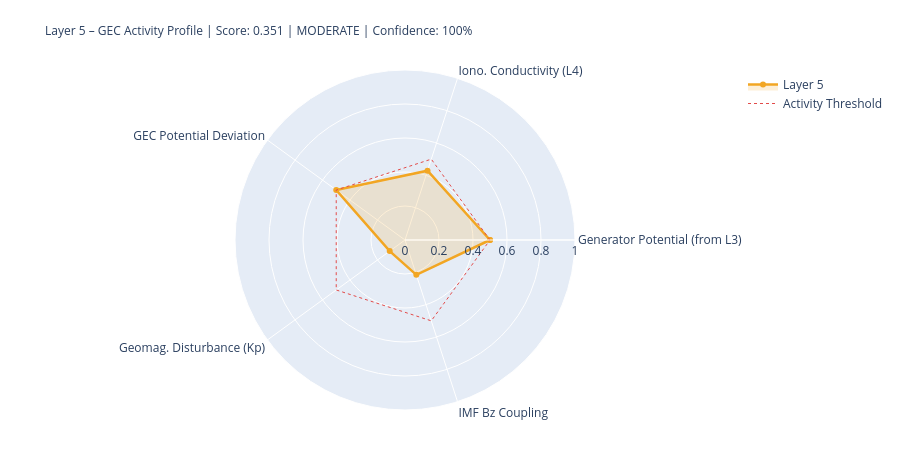

Write notebook code for a chart like this one.
### Markdown cell above
---
## 5. State Assessment & Handoff to Layer 6

### Code cell
# ============================================================
# LAYER-5-SCORE
# ============================================================

# Components
# 1) Generator activity (Layer-3-driven)
gen_score = norm(generator_strength, 0.3, 2.0)
gen_src   = 'from_layer3' if l3_thunder_score is not None else 'estimated'

# 2) Ionospheric conductivity (Layer-4-driven)
iono_score = norm(iono_cond_factor, 0.7, 1.4)
iono_src   = 'from_layer4' if l4_ioniz is not None else 'estimated'

# 3) GEC potential deviation from reference
pot_score = norm(abs(delta_V_pct), 0, 30)  # 0 = at reference, 1 = 30% deviation
pot_src   = 'derived'

# 4) Geomagnetic disturbance (Kp) – modulates vertical currents
kp_score = norm(kp_val, 0, 9)
kp_src   = 'primary' if kp_now is not None else 'from_layer4'

# 5) IMF Bz coupling (southward = stronger M-I coupling → GEC influence)
bz_score = norm(-(bz_now or 0), -5, 30) if bz_now is not None else None
bz_src   = 'primary' if bz_now is not None else 'missing'

COMPONENTS = {
    'Generator Potential (from L3)':  {'score': gen_score,   'source': 'derived_from_layer3', 'dynamic': True},
    'Iono. Conductivity (L4)':      {'score': iono_score,  'source': iono_src, 'dynamic': True},
    'GEC Potential Deviation':      {'score': pot_score,   'source': pot_src,  'dynamic': True},
    'Geomag. Disturbance (Kp)':         {'score': kp_score,    'source': kp_src,   'dynamic': True},
    'IMF Bz Coupling':               {'score': bz_score,    'source': bz_src,   'dynamic': True},
}

available   = {k: v['score'] for k, v in COMPONENTS.items() if v['score'] is not None}
unavailable = [k for k, v in COMPONENTS.items() if v['score'] is None]
layer5_score = round(sum(available.values()) / len(available), 4) if available else None
confidence   = round(len(available) / len(COMPONENTS), 2)
level = ('unknown' if layer5_score is None
         else 'quiet'   if layer5_score < 0.3
         else 'moderate' if layer5_score < 0.6
         else 'active')
dominant_l5 = max(available, key=available.get) if available else 'none'

# Kp consistency: separate 1-min raw value from score value
kp_1m_raw   = kp_now          # directly from API (can be 0.0 during live measurement)
kp_for_score = kp_val          # from Layer-0 context or estimated value if needed
kp_score_src = kp_src

W = 68
print('=' * W)
print('LAYER 5 – GLOBAL ELECTRIC CIRCUIT – STATE ASSESSMENT')
print('=' * W)
for name, comp in COMPONENTS.items():
    s = comp['score']
    if s is not None:
        bar = '█' * int(s*20) + '░' * (20-int(s*20))
        print(f'  {name:<34} {bar}  {s:.3f}  [{comp["source"]}]')
    else:
        print(f'  {name:<34} {"─"*20}  n/a   [missing]')
print('-' * W)
print(f'  Score:         {layer5_score:.3f}  ({len(available)}/{len(COMPONENTS)} components)')
print(f'  Confidence:    {confidence:.0%}')
print(f'  Level:         {level.upper()}')
print(f'  Dominant:      {dominant_l5}')
print(f'  V_iono:        {V_iono_mod:.1f} kV  (Δ {delta_V_pct:+.1f}% vs. Ref)')
print(f'  I_total:       {I_total_mod:.1f} A   (Δ {delta_I_pct:+.1f}% vs. Ref)')
print('=' * W)

# Radar
cats   = list(available.keys())
vals_r = list(available.values())
if len(cats) >= 3:
    fig = go.Figure()
    fig.add_trace(go.Scatterpolar(
        r=vals_r + [vals_r[0]], theta=cats + [cats[0]],
        fill='toself', fillcolor='rgba(242,166,35,0.18)',
        line=dict(color='#F2A623', width=2.5), name='Layer 5'
    ))
    fig.add_trace(go.Scatterpolar(
        r=[0.5]*(len(cats)+1), theta=cats+[cats[0]],
        line=dict(color='#E24B4A', dash='dot', width=1),
        mode='lines', name='Activity Threshold'
    ))
    fig.update_layout(
        title=dict(
            text=f'Layer 5 – GEC Activity Profile | Score: {layer5_score:.3f} | {level.upper()} | Confidence: {confidence:.0%}',
            font=dict(size=12)
        ),
        polar=dict(radialaxis=dict(visible=True, range=[0,1])),
        height=450, showlegend=True,
        margin=dict(l=80, r=80, t=70, b=40)
    )
    fig.show()

### Figure 1 — Plotly figure (JSON) as saved in the notebook; plotly's stock layout.template omitted (floating-point values rounded to 4 significant figures)
{"data": [{"fill": "toself", "fillcolor": "rgba(242,166,35,0.18)", "line": {"color": "#F2A623", "width": 2.5}, "name": "Layer 5", "r": [0.5, 0.4287, 0.5, 0.1111, 0.2157, 0.5], "theta": ["Generator Potential (from L3)", "Iono. Conductivity (L4)", "GEC Potential Deviation", "Geomag. Disturbance (Kp)", "IMF Bz Coupling", "Generator Potential (from L3)"], "type": "scatterpolar"}, {"line": {"color": "#E24B4A", "dash": "dot", "width": 1}, "mode": "lines", "name": "Activity Threshold", "r": [0.5, 0.5, 0.5, 0.5, 0.5, 0.5], "theta": ["Generator Potential (from L3)", "Iono. Conductivity (L4)", "GEC Potential Deviation", "Geomag. Disturbance (Kp)", "IMF Bz Coupling", "Generator Potential (from L3)"], "type": "scatterpolar"}], "layout": {"height": 450, "margin": {"b": 40, "l": 80, "r": 80, "t": 70}, "polar": {"radialaxis": {"range": [0, 1], "visible": true}}, "showlegend": true, "title": {"font": {"size": 12}, "text": "Layer 5 – GEC Activity Profile | Score: 0.351 | MODERATE | Confidence: 100%"}}}
